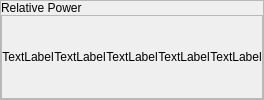
                            <widget class="QFrame" name="frame_53">
                             <property name="frameShape">
                              <enum>QFrame::StyledPanel</enum>
                             </property>
                             <property name="frameShadow">
                              <enum>QFrame::Raised</enum>
                             </property>
                             <layout class="QVBoxLayout" name="verticalLayout_27">
                              <property name="spacing">
                               <number>0</number>
                              </property>
                              <property name="leftMargin">
                               <number>0</number>
                              </property>
                              <property name="topMargin">
                               <number>0</number>
                              </property>
                              <property name="rightMargin">
                               <number>0</number>
                              </property>
                              <property name="bottomMargin">
                               <number>0</number>
                              </property>
                              <item>
                               <widget class="QLabel" name="label_59">
                                <property name="sizePolicy">
                                 <sizepolicy hsizetype="Preferred" vsizetype="Maximum">
                                  <horstretch>0</horstretch>
                                  <verstretch>0</verstretch>
                                 </sizepolicy>
                                </property>
                                <property name="text">
                                 <string>Relative Power</string>
                                </property>
                               </widget>
                              </item>
                              <item>
                               <widget class="QFrame" name="frame_58">
                                <property name="frameShape">
                                 <enum>QFrame::StyledPanel</enum>
                                </property>
                                <property name="frameShadow">
                                 <enum>QFrame::Raised</enum>
                                </property>
                                <layout class="QHBoxLayout" name="horizontalLayout_32">
                                 <property name="spacing">
                                  <number>0</number>
                                 </property>
                                 <property name="leftMargin">
                                  <number>0</number>
                                 </property>
                                 <property name="topMargin">
                                  <number>0</number>
                                 </property>
                                 <property name="rightMargin">
                                  <number>0</number>
                                 </property>
                                 <property name="bottomMargin">
                                  <number>0</number>
                                 </property>
                                 <item>
                                  <widget class="QLabel" name="R_delta">
                                   <property name="text">
                                    <string>TextLabel</string>
                                   </property>
                                   <property name="alignment">
                                    <set>Qt::AlignCenter</set>
                                   </property>
                                  </widget>
                                 </item>
                                 <item>
                                  <widget class="QLabel" name="R_theta">
                                   <property name="text">
                                    <string>TextLabel</string>
                                   </property>
                                   <property name="alignment">
                                    <set>Qt::AlignCenter</set>
                                   </property>
                                  </widget>
                                 </item>
                                 <item>
                                  <widget class="QLabel" name="R_alpha">
                                   <property name="text">
                                    <string>TextLabel</string>
                                   </property>
                                   <property name="alignment">
                                    <set>Qt::AlignCenter</set>
                                   </property>
                                  </widget>
                                 </item>
                                 <item>
                                  <widget class="QLabel" name="R_beta">
                                   <property name="text">
                                    <string>TextLabel</string>
                                   </property>
                                   <property name="alignment">
                                    <set>Qt::AlignCenter</set>
                                   </property>
                                  </widget>
                                 </item>
                                 <item>
                                  <widget class="QLabel" name="R_gamma">
                                   <property name="text">
                                    <string>TextLabel</string>
                                   </property>
                                   <property name="alignment">
                                    <set>Qt::AlignCenter</set>
                                   </property>
                                  </widget>
                                 </item>
                                </layout>
                               </widget>
                              </item>
                             </layout>
                            </widget>
